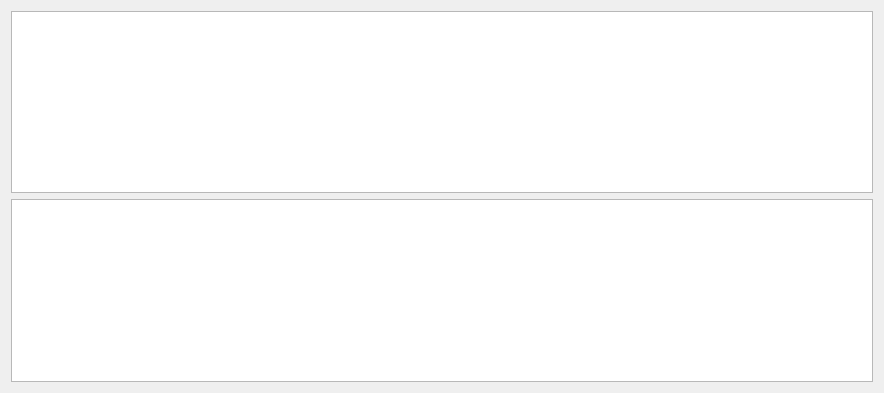
<?xml version="1.0" encoding="UTF-8"?>
<ui version="4.0">
 <class>ImportTable</class>
 <widget class="QDialog" name="ImportTable">
  <property name="geometry">
   <rect>
    <x>0</x>
    <y>0</y>
    <width>884</width>
    <height>393</height>
   </rect>
  </property>
  <property name="windowTitle">
   <string>Dialog</string>
  </property>
  <layout class="QGridLayout" name="gridLayout">
   <item row="0" column="0">
    <widget class="QTableView" name="tableView"/>
   </item>
   <item row="1" column="0">
    <widget class="QTableView" name="tableView_2"/>
   </item>
  </layout>
 </widget>
 <resources/>
 <connections/>
</ui>
